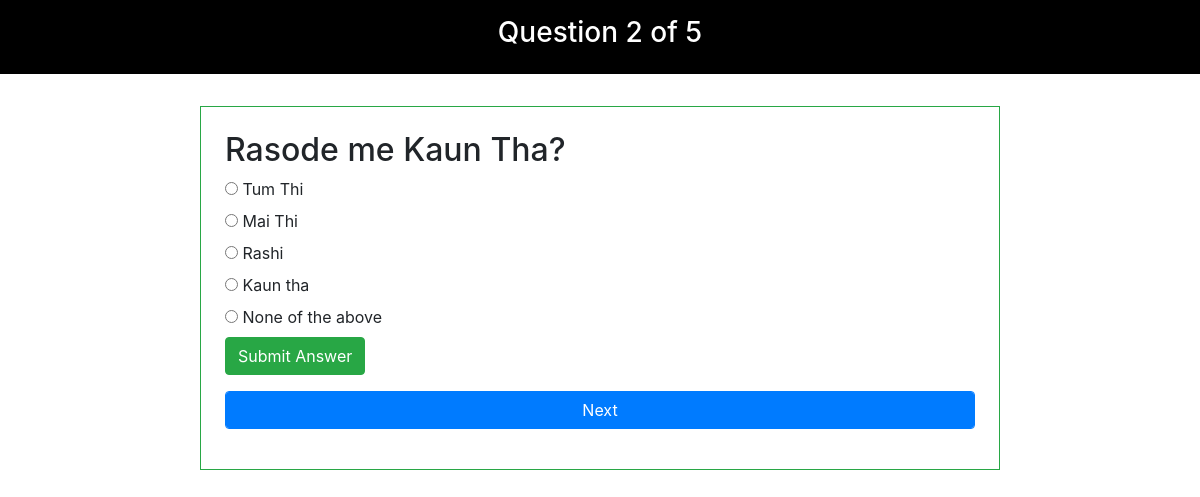
The app's page /quiz/?page=2 with its own data.
### quiz/models.py (models this page shows, shortened)
class Teacher_Quiz_Questions(models.Model):
    writtenquestion = models.CharField(default='',max_length= 330, blank = True, null=True )
    imagequestion = models.ImageField(upload_to="pics", default = '', blank = True, null=True )
    option1 = models.CharField(default='A',max_length= 150)
    option2 = models.CharField(default='B',max_length= 150)
    option3 = models.CharField(default='C',max_length= 150)
    option4 = models.CharField(default='D',max_length= 150)
    answer = models.CharField(max_length=100)

### quiz/views.py (the view)
# urls.py: path('quiz/',views.index, name="quiz"),
def index(request):
    obj = Teacher_Quiz_Questions.objects.all()
    count = Teacher_Quiz_Questions.objects.all().count()
    paginator = Paginator(obj,1)
    try:
        page = int(request.GET.get('page','1'))
    except:
        page =1
    try:
        questions = paginator.page(page)
    except(EmptyPage,InvalidPage):
        questions=paginator.page(paginator.num_pages)
    return render(request,'studentQuiz.html',{'obj':obj,'questions':questions,'count':count})

### templates/studentQuiz.html (shortened to what this page needs)
<!DOCTYPE html>
<html lang="en">
<head>
  <link rel="stylesheet" href="https://stackpath.bootstrapcdn.com/bootstrap/4.5.2/css/bootstrap.min.css">
</head>
<body>
{% load static %}
<div class="jumbotron jumbotron-fluid p-3" style="Background-color:black">
  <div class="container">
    <h3 class="text-center text-white">Question {{ questions.end_index }} of  {{count}}</h3>
  </div>
</div>
<div class="col-lg-8 border border-success p-4 m-4 mx-auto">
    {% for i in questions %}
    <h2>{{i.writtenquestion}}</h2>
    <form>
        <div class="radio">
        <label><input type="radio" name="name"  id="option1" value="{{i.option1}}"> {{i.option1}} </label>
        </div>
        <div class="radio">
        <label > <input type="radio" name="name"  id="option2" value="{{i.option2}}"> {{i.option2}}</label>
        </div>
        <div class="radio">
        <label ><input type="radio" name="name" id="option3" value="{{i.option3}}"> {{i.option3}}</label>
        </div>
        <div class="radio">
        <label ><input type="radio" name="name"  id="option4" value="{{i.option4}}"> {{i.option4}} </label>
        </div>
        <div class="radio">
        <label ><input type="radio" name="name"  id="option5" value="None of the above"> None of the above </label>
        </div>
    </form>
    {% endfor %}
    <div class="form-group">
        <button class="btn  btn-success" id="save_ans">Submit Answer</button>
    </div>
    <div class="paginetor">
        <div class="form-group">
        {% if questions.has_next %}
        <a href="?page={{ questions.next_page_number }}"><button class="btn form-control btn-primary" id="submitAnswer">Next</button></a>
        {% else %}
        <a href="/result/"><button class="btn form-control btn-success" id="submitAnswer">Submit Quiz</button></a>
        {% endif %}
        </div>
    </div>
</div>
</body>
</html>

### records on screen
Teacher_Quiz_Questions: writtenquestion "Rasode me Kaun Tha?", option1 "Tum Thi", option2 "Mai Thi", option3 "Rashi", option4 "Kaun tha"

### other values on screen
{{ questions.end_index }} "2"
{{ count }} "5"
